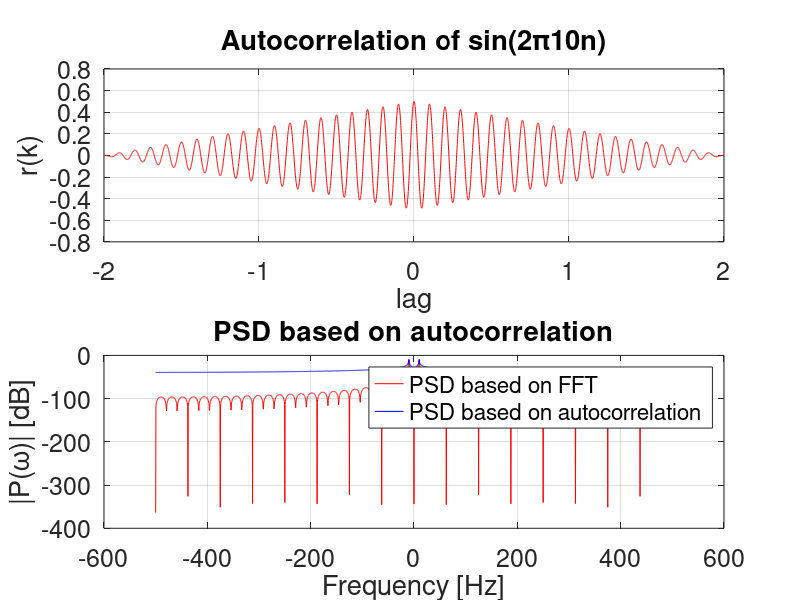
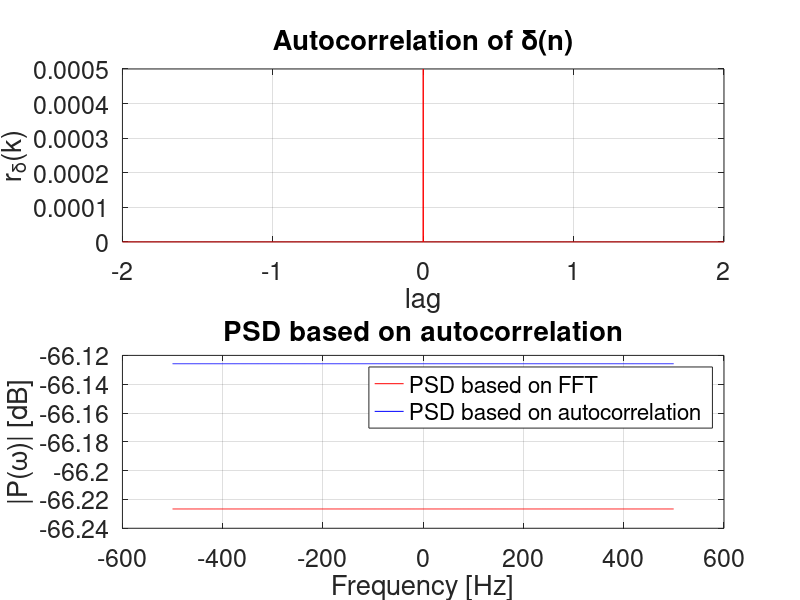

Here is the MATLAB script that generated these plots, in order:
% Define spatial signal
dx   = 1e-3;
Fsx  = 1/dx; % sampling frequency
X    = 0:dx:2;
L    = length(X);     % = 2001
Lfft = 2^nextpow2(L); % = 2048
dfx  = 1/(Lfft*dx);
fsig = 10;
Z   = sin(2*pi*fsig*X);
Z_dirac = [1, zeros(1,L-1)];

% Compute PSD from FFT
% sine
fourier_image  = fftshift(fft(Z,Lfft)/Lfft);
PSDfromFFT     = abs(fourier_image).^2;
freq           = -Fsx/2:dfx:Fsx/2-dfx; % Frequency axis
% dirac
fourier_image_dirac = fftshift(fft(Z_dirac,Lfft)/Lfft);
PSDfromFFT_dirac = abs(fourier_image_dirac).^2;

% Compute PSD from Autocorrelation
% Sine
Rxx = xcorr(Z,'biased');
lag = (-(L-1):1:(L-1))*dx;
PSDfromRxx = abs(fftshift(fft(Rxx,Lfft)/Lfft));

%Dirac
Rxx_dirac = xcorr(Z_dirac , 'biased');
PSDfromRXX_dirac = abs(fftshift(fft(Rxx_dirac,Lfft)/Lfft));

% Parseval sums
fprintf('\nParseval sums : \n\n');
fprintf('Spatial sum = %f\n', sum(X(:).^2));
fprintf('Frequency sum (from FFT) = %f\n', sum(PSDfromFFT(:))*Lfft);
fprintf('Frequency sum (from ACF) = %f\n', sum(PSDfromRxx(:))*Lfft);
% Plots
figure(1);
subplot(2,1,1); plot(lag,Rxx,'-r'); title('Autocorrelation of sin(2\pi10n)');xlabel('lag');ylabel('r(k)') ; grid on;
set(gca,'FontSize',18)
subplot(2,1,2);
plot(freq,10*log10(PSDfromFFT),'r'); title('PSD based on FFT'); hold on;
plot(freq, 10*log10(PSDfromRxx), 'b'); title('PSD based on autocorrelation');
legend('PSD based on FFT','PSD based on autocorrelation'); hold off;
xlabel('Frequency [Hz]');ylabel('|P(\omega)| [dB]');grid on;
set(gca,'FontSize',18)
figure(2);
subplot(2,1,1); plot(lag,Rxx_dirac,'-r'); title('Autocorrelation of \delta(n)');xlabel('lag');ylabel('r_{\delta}(k)') ; grid on;
set(gca,'FontSize',18)
subplot(2,1,2);
plot(freq,10*log10(PSDfromFFT_dirac),'r'); title('PSD based on FFT'); hold on;
plot(freq, 10*log10(PSDfromRXX_dirac), 'b'); title('PSD based on autocorrelation');
legend('PSD based on FFT','PSD based on autocorrelation'); hold off;
xlabel('Frequency [Hz]');ylabel('|P(\omega)| [dB]');grid on;
set(gca,'FontSize',18)